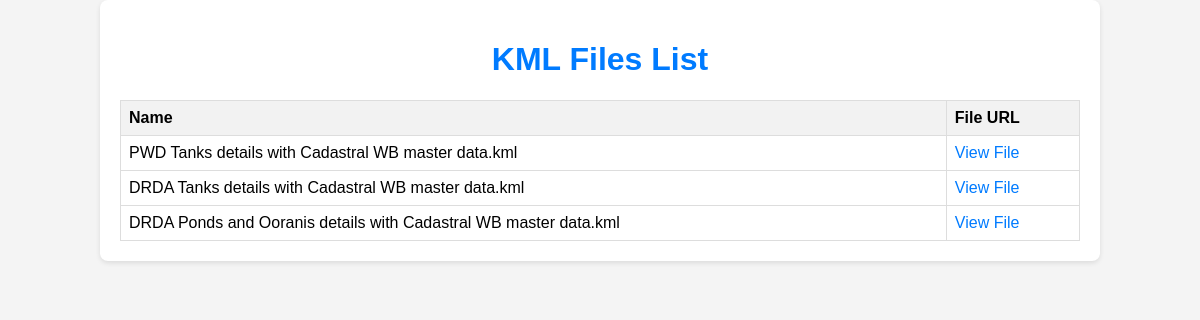
Page /kml-files/ on the earlier database version.
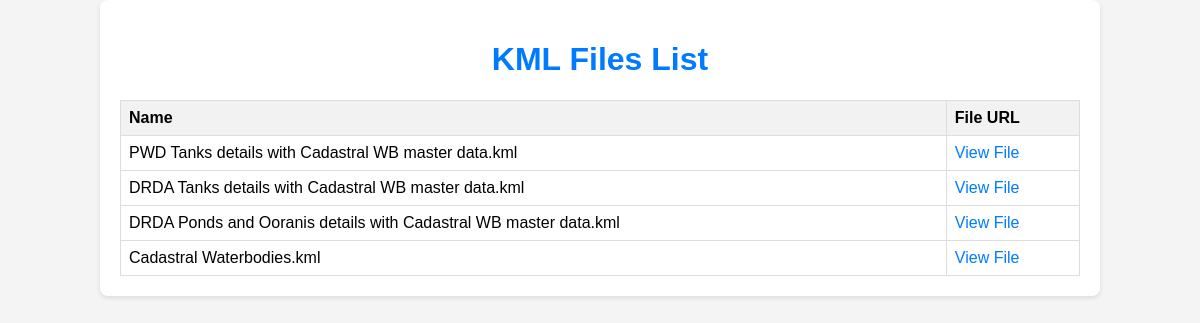
Same page on the later database version.
### waterbodies_app/models.py (models this page shows, shortened)
class KMLFilesz(models.Model):
    name = models.CharField(max_length=255)
    kml_file = models.FileField(upload_to='kml_files/')
    original_kmz_file = models.FileField(upload_to='kmz_files/', null=True, blank=True)
    uploaded_at = models.DateTimeField(auto_now_add=True)

### waterbodies_app/views.py (the view)
# urls.py: path('kml-files/', kml_files_list, name='kml_files_list'),
def kml_files_list(request):
    fs = FileSystemStorage()
    kml_files = KMLFilesz.objects.all()
    kml_files_data = []
    for kml in kml_files:
        kml_files_data.append({
            'name': kml.name,
            'file_url': fs.url(kml.kml_file.name)
        })
    return render(request, 'kml_files_list.html', {'kml_files_data': kml_files_data})

### templates/kml_files_list.html (shortened to what this page needs)
<!DOCTYPE html>
<html>
<head>
</head>
<body>
    <div class="container">
        <h1>KML Files List</h1>
        <table>
            <thead>
                <tr>
                    <th>Name</th>
                    <th>File URL</th>
                </tr>
            </thead>
            <tbody>
                {% for kml in kml_files_data %}
                <tr>
                    <td>{{ kml.name }}</td>
                    <td><a href="{{ kml.file_url }}" target="_blank">View File</a></td>
                </tr>
                {% empty %}
                <tr>
                    <td colspan="2">No KML files available.</td>
                </tr>
                {% endfor %}
            </tbody>
        </table>
    </div>
</body>
</html>

### templates/kml_files_list.html (style rules this page uses)
body { font-family: Arial, sans-serif; margin: 0; padding: 0; background-color: #f4f4f4; }
.container { width: 80%; margin: auto; padding: 20px; background: #fff; border-radius: 8px; box-shadow: 0 2px 5px rgba(0,0,0,0.1); }
h1 { text-align: center; color: #007bff; }
table { width: 100%; border-collapse: collapse; margin-top: 20px; }
table, th, td { border: 1px solid #ddd; }
th, td { padding: 8px; text-align: left; }
th { background-color: #f2f2f2; font-weight: bold; }
td a { color: #007bff; text-decoration: none; }

Differences in the rows shown:
added KMLFilesz: name "Cadastral Waterbodies.kml"
Other differences:
new list line: "View File"
